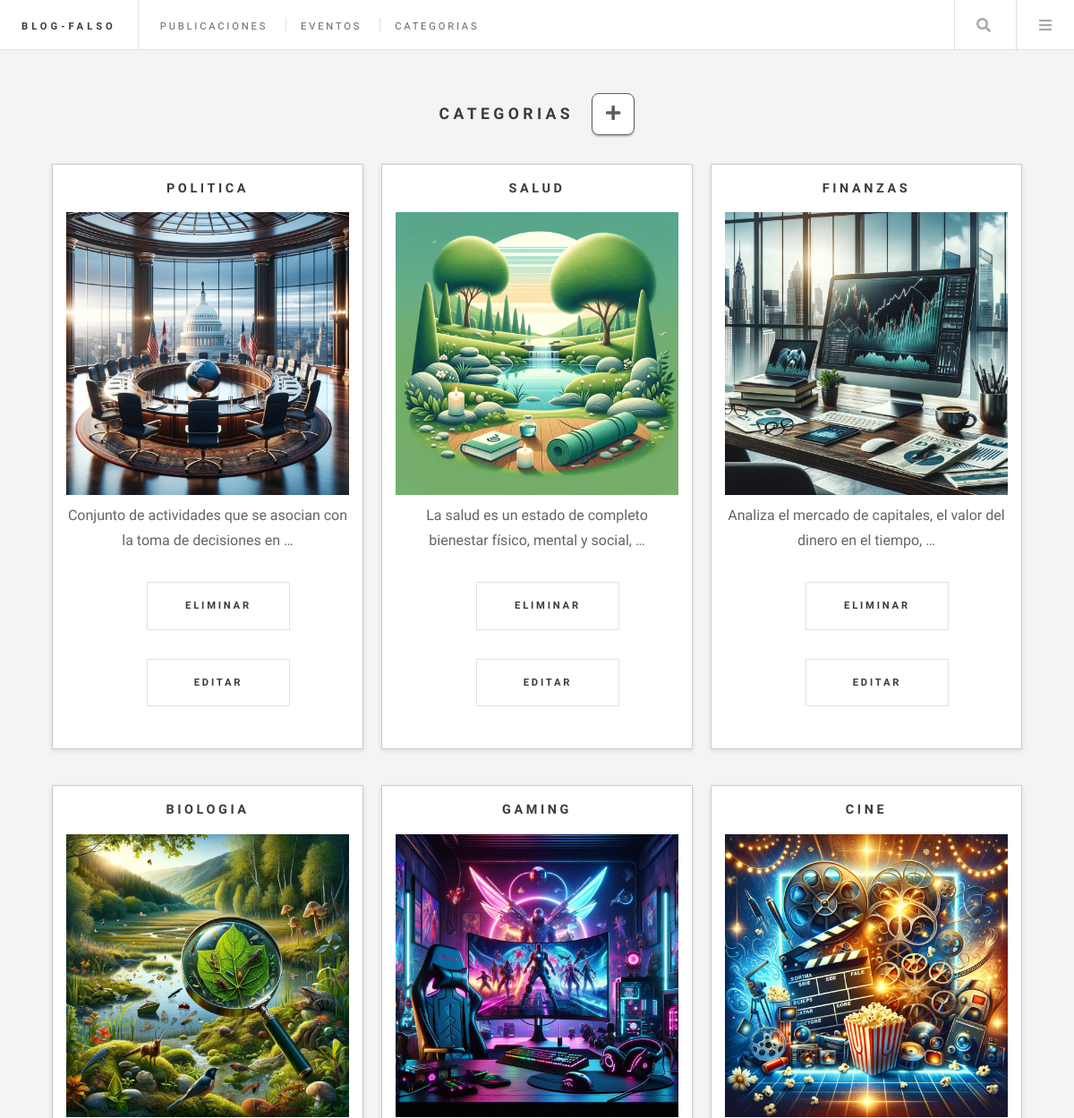
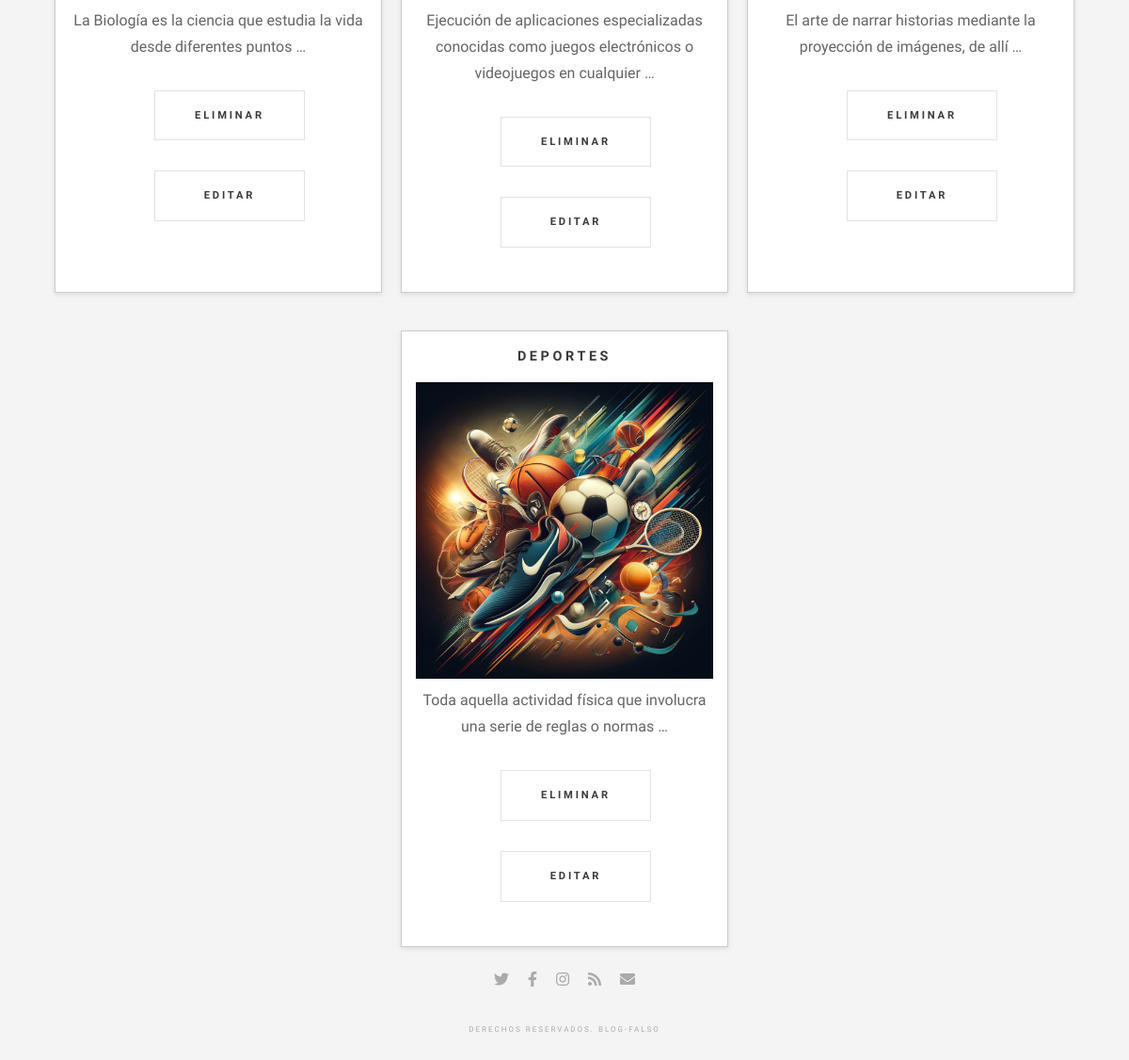
The page /categoria/lista/ on the database its author committed (2 pictures, top to bottom).
### appBlog/models.py (models this page shows, shortened)
class Categoria(models.Model):
    nombre = models.CharField(max_length=100, unique=True)
    descripcion = models.TextField(blank=True, null=True, help_text='Una breve descripcion')
    imagen = models.ImageField(upload_to='categorias', blank='True', null='True', help_text='Imagen referente a la categoria')

### appBlog/views.py (the view)
# urls.py: path('categoria/lista/', CategoriaListView.as_view(), name='categoria_lista'),
class CategoriaListView(ListView):
    model = Categoria
    template_name = 'categorias/categoria_lista.html'
    context_object_name = 'categorias'

### appBlog/context_processors.py (called while the page is built)
def ultimas_publicaciones(request):
    publicaciones = Publicacion.objects.order_by('-fecha_publicacion')[:4]
    return {'ultimas_publicaciones': publicaciones}

def ultimos_eventos(request):
    eventos = Evento.objects.order_by('-fecha_evento')[:4]
    return {'ultimos_eventos': eventos}

### appBlog/templates/categorias/categoria_lista.html
{% extends 'bases/single.html' %}
{% block contenido-post %}
<div class="titulo-categorias">
    <h2>Categorias</h2>
    <a href="{% url 'categoria_crear' %}" class="btn-comentario">
        <i class="fa fa-lg fa-plus" ></i>
    </a>
</div>
<div class="categorias-container">
    {% for categoria in categorias %}
    <div class="categoria-item">
        <h3 class="titulo-categoria">{{ categoria.nombre }}</h3>
        {% if categoria.imagen %}
            <img src="{{ categoria.imagen.url }}" alt="{{ categoria.nombre }}" class="categoria-imagen">
        {% endif %}
        <p class="card-text">{{ categoria.descripcion|truncatewords:12 }}</p>
            <footer>
                <ul class="lista">
                    <li><a href="{% url 'categoria_eliminar' categoria.id %}" class="button large">Eliminar</a></li>
                    <li><a href="{% url 'categoria_editar' categoria.id %}" class="button large">Editar</a></li>
                </ul>
            </footer>
    </div>
    {% endfor %}
</div>
{% endblock %}

### appBlog/templates/bases/single.html (shortened to what this page needs)
<!DOCTYPE HTML>
<html>
	<head>
		{% load static %}
		<link rel="stylesheet" href="{% static 'assets/css/main.css' %}" />
	</head>
	<body class="single is-preload">
			<div id="wrapper">
					<header id="header">
						<h1><a href="{% url 'index' %}">Blog-Falso</a></h1>
						<nav class="links">
							<ul>
								<li><a href="{% url 'publicacion_lista' %}">Publicaciones</a></li>
								<li><a href="{% url 'evento_lista' %}">Eventos</a></li>
								<li><a href="{% url 'categoria_lista' %}">Categorias</a></li>
							</ul>
						</nav>
						<nav class="main">
							<ul>
								<li class="search">
									<a class="fa-search" href="#search">Search</a>
								</li>
								<li class="menu">
									<a class="fa-bars" href="#menu">Menu</a>
								</li>
							</ul>
						</nav>
					</header>
					<div id="main">
					{% block contenido-post %}{% endblock %}
					</div>
					<section id="footer">
						<ul class="icons">
							<li><span href="#" class="icon brands fa-twitter"><span class="label">Twitter</span></span></li>
							<li><span href="#" class="icon brands fa-facebook-f"><span class="label">Facebook</span></span></li>
							<li><span href="#" class="icon brands fa-instagram"><span class="label">Instagram</span></span></li>
							<li><span href="#" class="icon solid fa-rss"><span class="label">RSS</span></span></li>
							<li><span href="#" class="icon solid fa-envelope"><span class="label">Email</span></span></li>
						</ul>
						<p class="copyright">Derechos reservados. Blog-Falso</p>
					</section>
			</div>
	</body>
</html>

### rows shown on the page
Categoria: nombre "POLITICA", imagen (picture), descripcion "Conjunto de actividades que se asocian con la toma de decisiones en …"
Categoria: nombre "SALUD", imagen (picture), descripcion "La salud es un estado de completo bienestar físico, mental y social, …"
Categoria: nombre "FINANZAS", imagen (picture), descripcion "Analiza el mercado de capitales, el valor del dinero en el tiempo, …"
Categoria: nombre "BIOLOGIA", imagen (picture), descripcion "La Biología es la ciencia que estudia la vida desde diferentes puntos …"
Categoria: nombre "GAMING", imagen (picture), descripcion "Ejecución de aplicaciones especializadas conocidas como juegos electrónicos o videojuegos en cualquier …"
Categoria: nombre "CINE", imagen (picture), descripcion "El arte de narrar historias mediante la proyección de imágenes, de allí …"
Categoria: nombre "DEPORTES", imagen (picture), descripcion "Toda aquella actividad física que involucra una serie de reglas o normas …"
